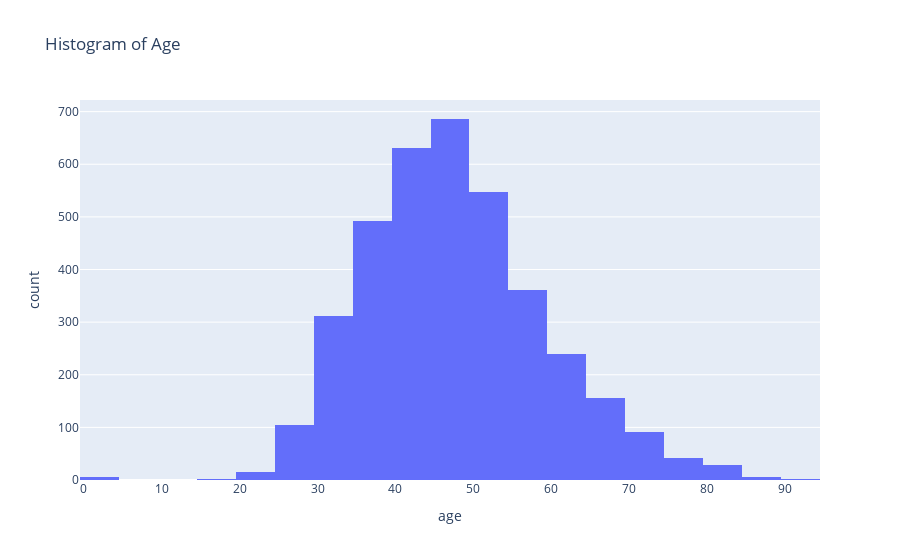

Notebook cell for this chart:
### Code cell
# plot histogram of age
fig = px.histogram(df, x='age', nbins=20, title='Histogram of Age')
fig.show()

### Figure 1 — Plotly figure (JSON) as saved in the notebook; plotly's stock layout.template omitted (floating-point values rounded to 4 significant figures; data arrays with more than 128 entries replaced by an {"elided": "..."} marker saying what was removed)
{"data": [{"alignmentgroup": "True", "bingroup": "x", "hovertemplate": "age=%{x}<br>count=%{y}<extra></extra>", "legendgroup": "", "marker": {"color": "#636efa", "pattern": {"shape": ""}}, "name": "", "nbinsx": 20, "offsetgroup": "", "orientation": "v", "showlegend": false, "type": "histogram", "x": {"elided": "3757 int values"}, "xaxis": "x", "yaxis": "y"}], "layout": {"barmode": "relative", "legend": {"tracegroupgap": 0}, "title": {"text": "Histogram of Age"}, "xaxis": {"anchor": "y", "domain": [0, 1], "title": {"text": "age"}}, "yaxis": {"anchor": "x", "domain": [0, 1], "title": {"text": "count"}}}}
